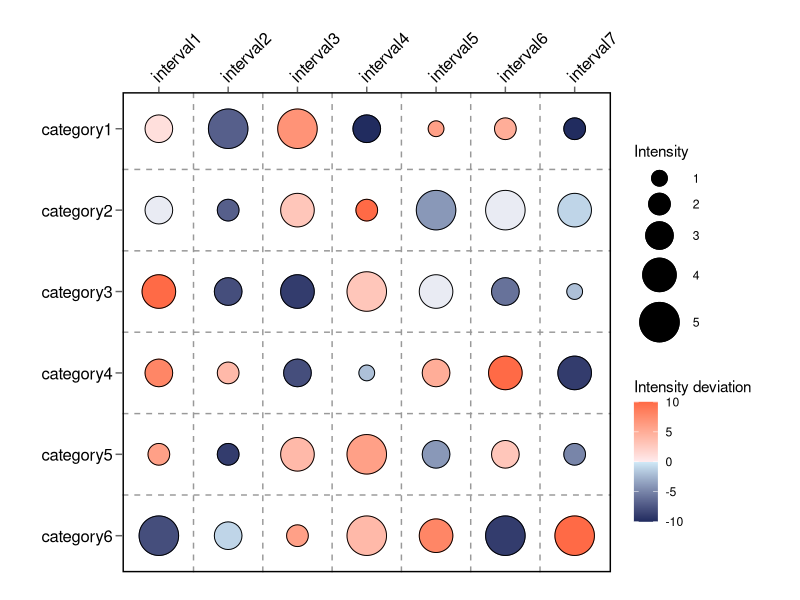

Reproduce this figure in R.
#安装包
install.packages("tidyr", "ggplot2", "classInt", "openxlsx")

#加载包
library(openxlsx)
library(ggplot2)
library(tidyr)
library(classInt)

#生成随机数据，读者可读取自己的数据
intensity <- data.frame(
  category = paste0("category", 1:6),
  setNames(data.frame(matrix(sample(0:20, 6*7, T), nrow=6)), paste0("interval", 1:7))
)

deviation <- data.frame(
  category = paste0("category", 1:6),
  setNames(data.frame(matrix(sample(-10:10, 6*7, T), nrow=6)), paste0("interval", 1:7))
)

#导出随机生成的数据
write.xlsx(list(intensity=intensity, deviation=deviation), "data.xlsx", overwrite=TRUE)

#请注意，上面是随机生成的数据，请使用下面的代码导入自己的数据
#使用read.xlsx函数读取自己的数据
intensity <- read.xlsx("data.xlsx",sheet = "intensity")
deviation <- read.xlsx("data.xlsx",sheet = "deviation")

#将强度数据转换为长格式
data <- pivot_longer(
  intensity, cols = 2:8, #读取第2-8列
  names_to = "interval", # 设置列名
  values_to = "intensity") #设置数值列名

#将强度偏差数据转换为长格式
data$deviation <- pivot_longer(
  deviation, cols = 2:8, #解析同上
  values_to = "deviation")$deviation #最后的参数是将结果导入data中

#intensity数据自然断点,设置分为5类，修改n的数值可更改类别数量
intensity_classes <- classIntervals(data$intensity, n = 5, style = "jenks")

#根据断点值重分类intensity数据
data$intensity_jenks <- findInterval(
  data$intensity,intensity_classes$brks, rightmost.closed=TRUE)

#将大小改为离散数值，方便后面自定义点的大小
data$intensity_jenks <- factor(data$intensity_jenks)

#将结果写入数据框
classes <- data.frame(
  intensity_jenks = intensity_classes$brks,
  stringsAsFactors = FALSE
)

#将断点结果导出
write.table(classes,file = "classes.csv",sep = ",",row.names = F) 
#请注意，自然断点法分类并不一定适合你的数据
#如有需要，可以自行调整分类方法，具体可以在Excel文件中手动分类

#定义y轴绘制顺序
data$category <- factor(data$category,
                        levels = c("category6","category5","category4",
                                   "category3","category2","category1"))

#设置颜色绘图环境
color_scale <- 
  scale_color_gradientn(colors = c("#212c5f","#d1eaf8","#ffebee", "#ff6a46"),
                        values = scales::rescale(c(min(data$deviation), -0.01,
                                                   0.01,max(data$deviation))),
                        limits = c(min(data$deviation), max(data$deviation)))

#绘制Intensity Deviation Maps
p1 <- ggplot(data = data)+
  
  #添加水平背景线
  geom_hline(yintercept = c(1.5,2.5,3.5,4.5,5.5),
             color = "grey60",
             linewidth = 0.5,
             linetype = "dashed") + 
  
  #添加垂直分隔线
  geom_vline(xintercept = c(1.5,2.5,3.5,4.5,5.5,6.5),
             color="grey60",
             linewidth=0.5,
             linetype = "dashed") + 
  
  #画大小不同的点
  geom_point(mapping = aes(x = interval,
                           y = category, 
                           size = intensity_jenks,
                           color = deviation)) + 
  
  #给点加上黑色轮廓
  geom_point(mapping = aes(x = interval,
                           y = category, 
                           size = intensity_jenks,
                           color = deviation),
             colour = "black",
             shape = 21) + 
  #选择前面设置好的颜色映射
  color_scale+
  
  #设置点的大小
  scale_size_manual(values = c("1"=5,"2"=7,"3"=9,"4"=11,"5"=13)) +
  
  #设置x轴
  scale_x_discrete(position = "top",expand = c(0.075,0.075))  +  
  
  scale_y_discrete(expand = c(0.075,0.075)) +
  
  # 取消X轴和Y轴标题,设置图例的名称
  labs(
    x = NULL, 
    y = NULL,
    color = "Intensity deviation",  # 设置颜色图例的名称
    size = "Intensity"    # 设置大小图例的名称
  ) +  
  
  #设置主题
  theme(panel.background = element_rect(fill = "white"),
        panel.border = element_rect(fill = NA,
                                    color = "black",
                                    linewidth = 1 ), #设置边框
        axis.text.y = element_text(angle = 0, vjust = 0.5, hjust = 0.5),
        axis.text.x = element_text(angle = 45, vjust = 0, hjust = 0),
        axis.text = element_text(size = 12,
                                 color = "black"),
        #设置坐标轴标题字体的颜色、大小和字体
        axis.ticks.x = element_line(color = "grey40",
                                    linewidth = 0.5), 
        axis.ticks.y = element_line(color = "grey40",
                                    linewidth = 0.5), #设置刻度线的颜色和大小
        axis.ticks.length.x = unit(4,"pt"), #设置x轴刻度线的长度
        axis.ticks.length.y = unit(5,"pt"), #设置y轴刻度线的长度
        plot.margin = margin(20,30,20,30), #设置图的边距
        legend.position = 'right'
  )

#导出Intensity Deviation Maps
#width和height分别设置宽和高，添加family="serif"可以设置Times New Roman字体
pdf("Intensity Deviation Maps.pdf",width = 7.8,height = 5)
print(p1)
dev.off()
